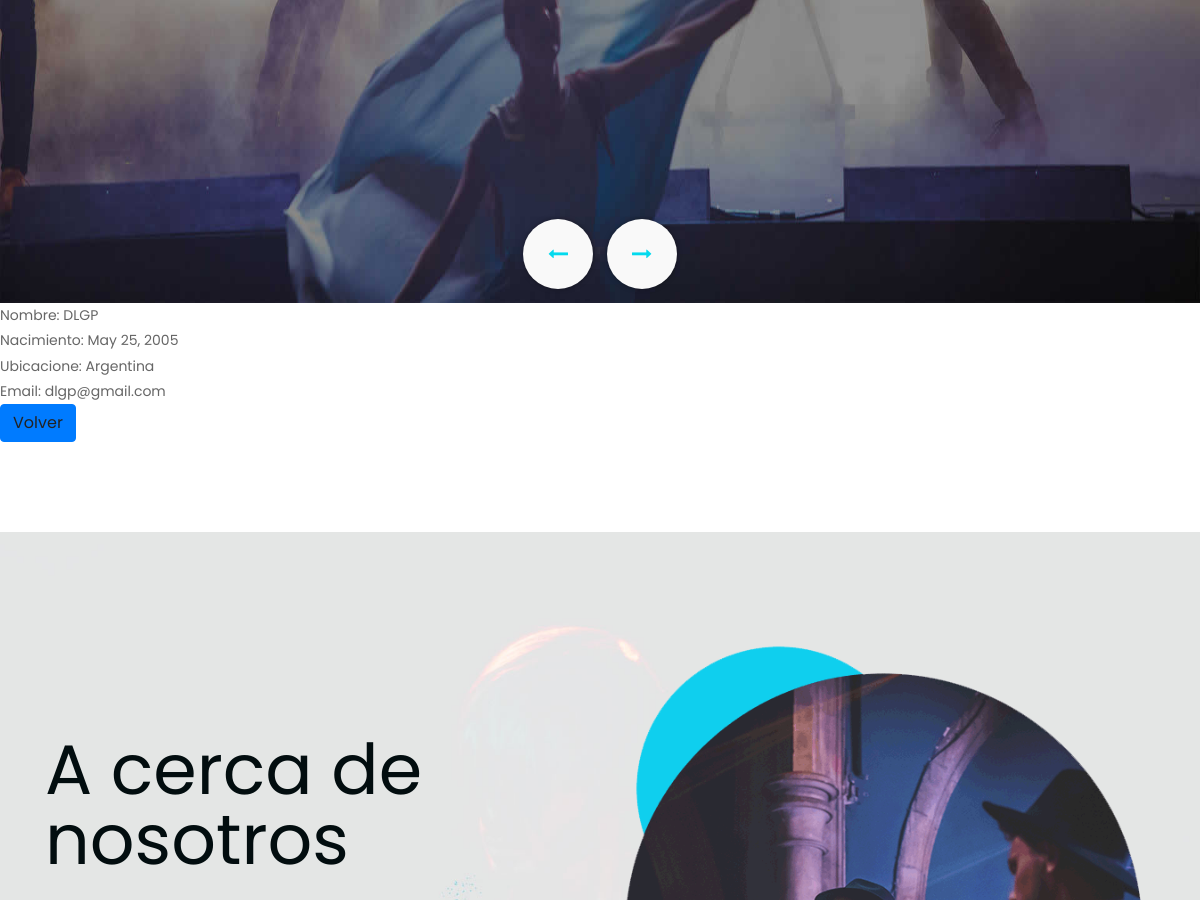
Before: /bandas/view/2 (middle part) with the older database file.
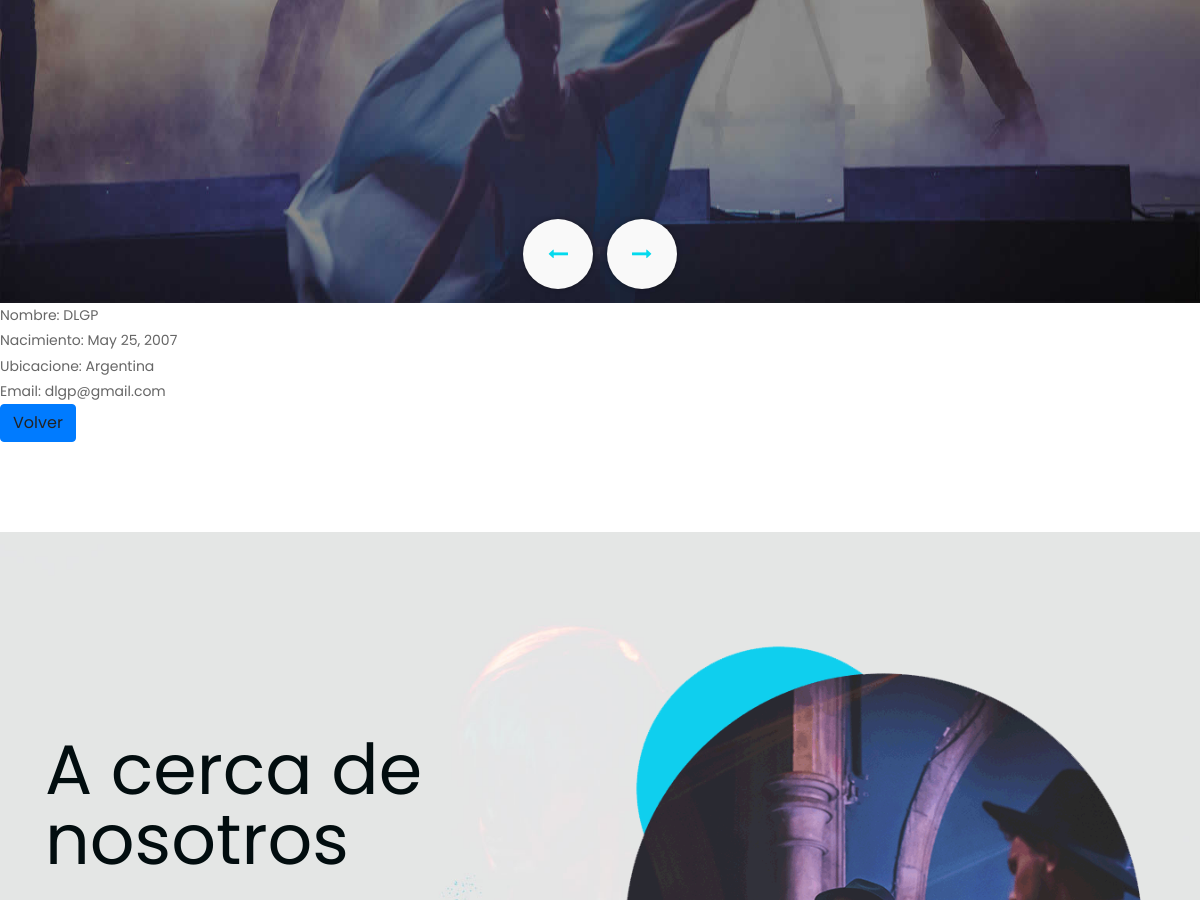
After: the same page with the newer database file.
### AppMusic/models.py (models this page shows, shortened)
class Banda(Model):
    Nombre_banda = CharField(max_length=40)
    nacimiento_banda = DateField()
    ubicacion = CharField(max_length=30)
    email = EmailField()

### AppMusic/views.py (the view)
# urls.py: path('bandas/view/<pk>', BandaDetailView.as_view(), name= 'banda_view'),
class BandaDetailView(DetailView):
    model= Banda
    template_name = 'AppMusic/ver_bandas.html'

### template/AppMusic/ver_bandas.html
{% extends 'AppMusic/padre.html' %}
{% load static %}
{% block contenidoquecambia %}
<ul>
    <li>Nombre: {{banda.Nombre_banda}} </li>
    <li>Nacimiento: {{banda.nacimiento_banda}} </li>
    <li>Ubicacione: {{banda.ubicacion}} </li>
    <li>Email: {{banda.email}} </li>
</ul>
<li class="btn btn-primary"> <a href="{% url 'bandas' %}">Volver</a> </li>
{% endblock %}

Changed rows visible on the page:
changed Banda "DLGP": nacimiento_banda "May 25, 2005" → "May 25, 2007"
